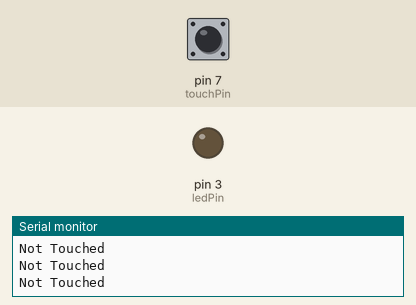
Bench run of a sketch on a simulated Arduino Uno, built with avr-gcc and run on an emulated ATmega328P. Shown: output pins drawn as LEDs (lit = HIGH), the last lines printed to the serial monitor. Inputs (shaded band) come from the test bench; at power-on: pin 7 (touchPin) LOW.

Above: at 1.2 s.
1.3 s: pin 7 (touchPin) pulled HIGH for 0.15 s
At 1.4 s:
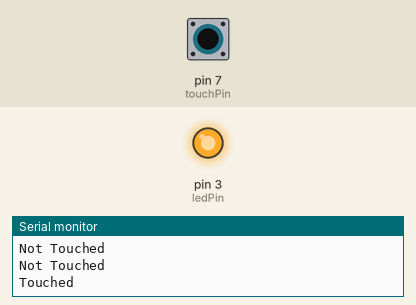
3.0 s: pin 7 (touchPin) pulled HIGH for 3.2 s
At 6.7 s:
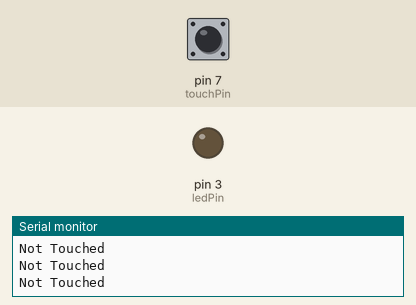
Timing chart, 0 to 8.2 s (numbered marks = the images above; inputs shaded):
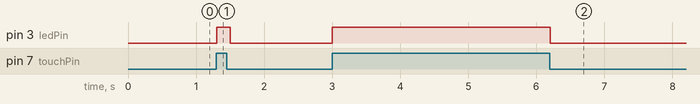

Measured:
- after the input at 1.3 s, pin 3 (ledPin): LOW → HIGH at once, → LOW 0.20 s later
- after the input at 3.0 s, pin 3 (ledPin): LOW → HIGH at once, → LOW 3.2 s later

The sketch:

sketch_Touch.ino
```cpp
const int touchPin = 7; // Define the pin connected to the touch sensor
const int ledPin = 3;  // Define the pin connected to the LED

void setup() {
  pinMode(touchPin, INPUT); // Set the touch pin as input
  pinMode(ledPin, OUTPUT);  // Set the LED pin as output
  Serial.begin(9600);       // Initialize serial communication
}

void loop() {
  int touchState = digitalRead(touchPin); // Read the state of the touch sensor

  if (touchState == HIGH) { // If touch sensor is touched
    digitalWrite(ledPin, HIGH); // Turn on the LED
    Serial.println("Touched"); // Print "Touched" to serial monitor
  } else {
    digitalWrite(ledPin, LOW); // Turn off the LED
    Serial.println("Not Touched"); // Print "Not Touched" to serial monitor
  }

  delay(100); // Delay to debounce and avoid false readings
}
```
